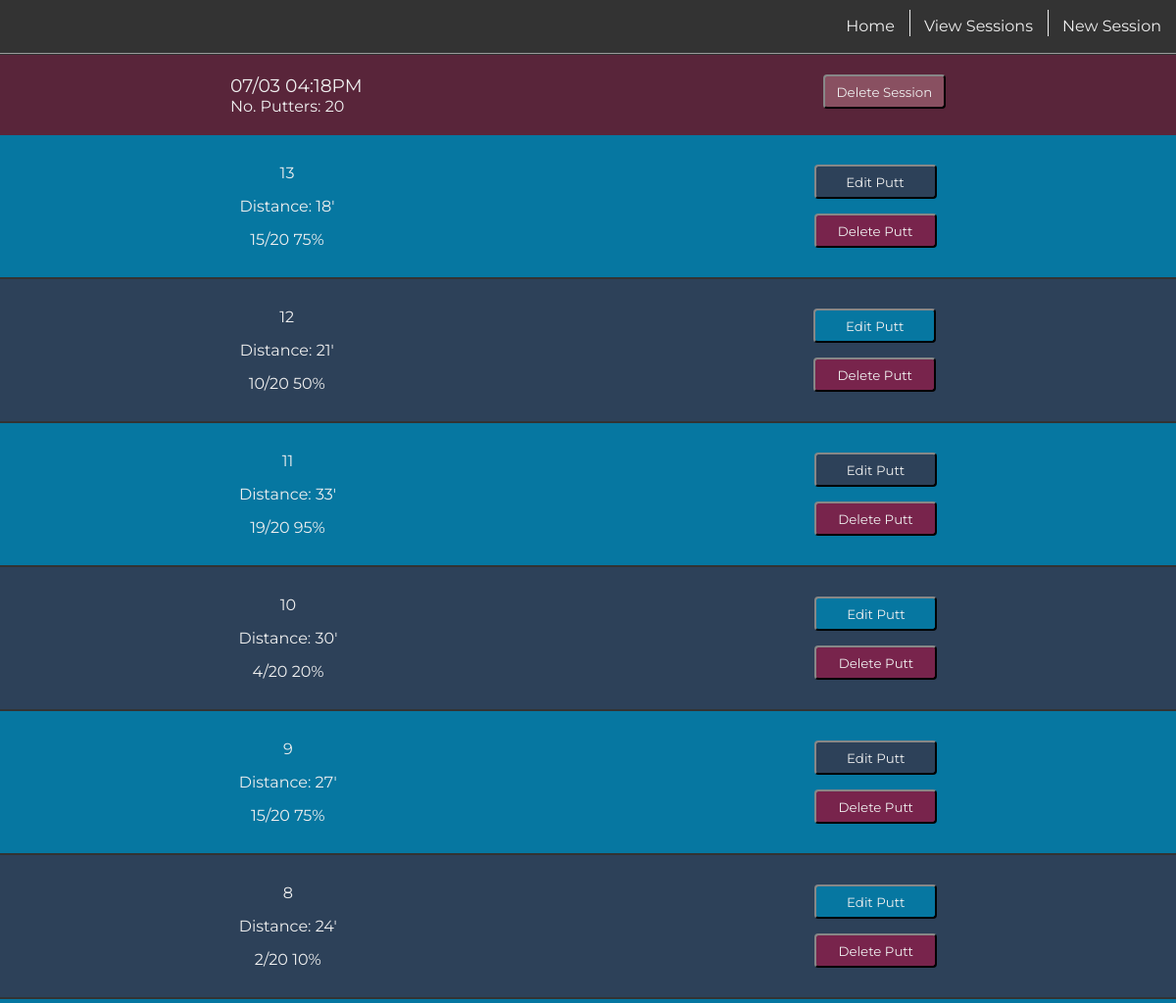
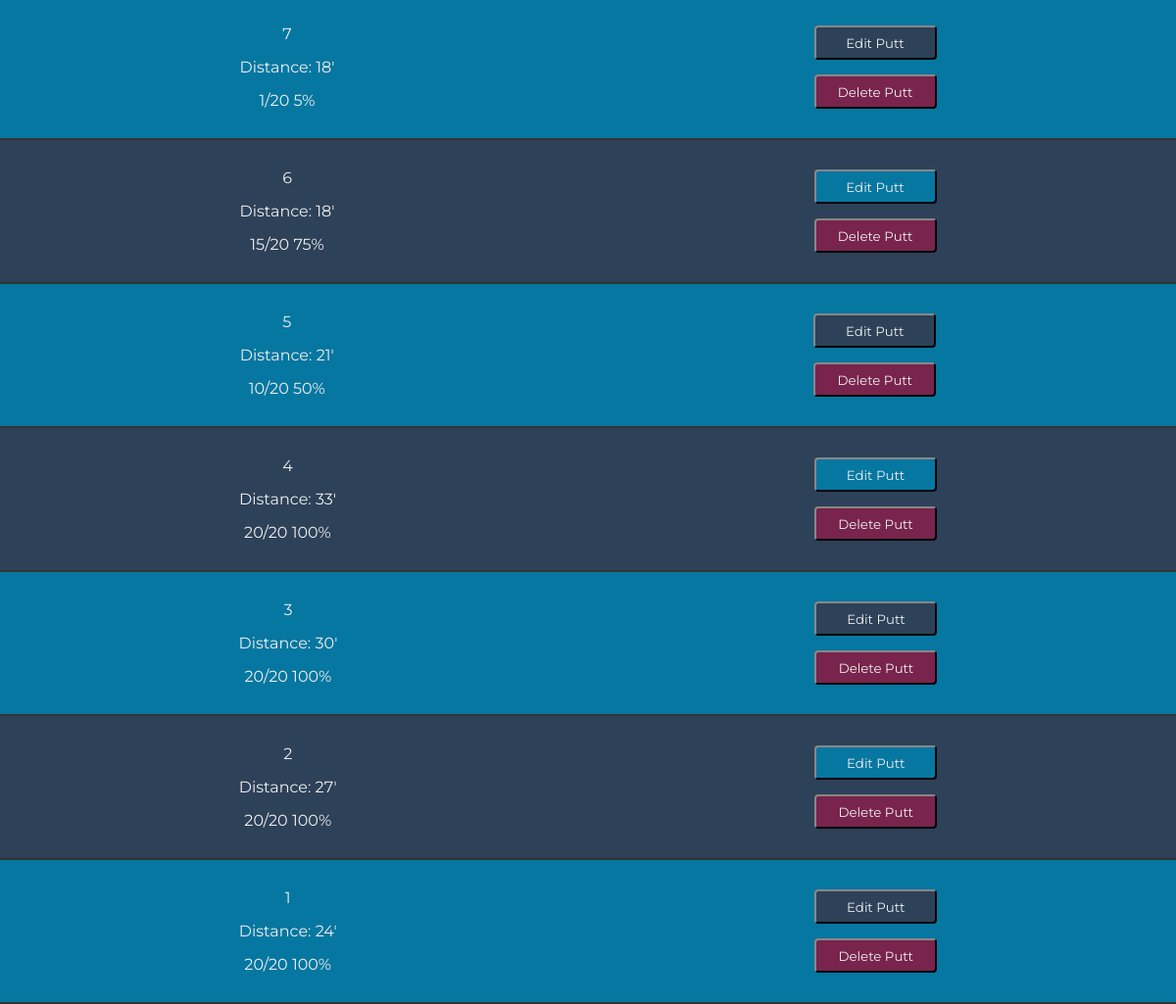
The app's page /puttsesh/view/8 (signed in) with its own data (2 pictures, top to bottom).
### model.py (models this page shows)
class PuttSesh(Model):
    user = ForeignKeyField(User, field=User.username, on_delete='CASCADE')
    date = DateTimeField()
    no_putters = IntegerField()
    class Meta:
        database = db

class Putt(Model):
    putt_sesh = ForeignKeyField(PuttSesh, on_delete='CASCADE')
    putts_made = IntegerField()
    distance = IntegerField()
    class Meta:
        database = db

### main.py (the view, shortened to what this page needs)
@app.route('/puttsesh/view/<sesh_id>', methods=['GET', 'POST'])
@login_required
def view_puttsesh_single(sesh_id):
    single_session = PuttSesh.select().where(PuttSesh.id == sesh_id).get()
    associated_putts = Putt.select().where(Putt.putt_sesh == single_session)
    return render_template('view_puttsesh_single.jinja2',
                           single_session=single_session,
                           putts=associated_putts)

### main.py (called while the page is built)
def login_required(f):
    @wraps(f)
    def wrap(*args, **kwargs):
        if 'logged_in_user' in session:
            return f(*args, **kwargs)
        else:
            return redirect(url_for('login'))
    return wrap

### templates/view_puttsesh_single.jinja2 (shortened to what this page needs)
{% extends "base.jinja2" %}
{% block content %}
<div class='outer-container puttsesh-container'>
    <div class='view-single-header-container'>
        <div>
            <h3>{{ single_session.date.strftime('%m/%d %I:%M%p') }}</h3>
            <p>No. Putters:
                <span class='no_putters'>{{ single_session.no_putters }}</span>
            </p>
        </div>
        {% if session.get('current_sesh_id') != single_session.id %}
            <div puttsesh-id="{{ single_session.id }}">
                <button class="delete-session-button delete-button">Delete Session</button>
            </div>
        {% endif %}
    </div>
    <div class='putts-container'>
        {% for num in range((putts|length) - 1, -1, -1) %}
            <div class='single-putt-container'>
                <div class='single-putt-info'>
                    <p>{{ num + 1 }}
                    <p>Distance: {{ putts[num].distance }}'</p>
                    <p><span class='putts-made-{{putts[num].id}}'>{{ putts[num].putts_made }}</span>/{{ single_session.no_putters}}
                        {{ ((putts[num].putts_made / single_session.no_putters) * 100) | int }}%
                </div>
                <div class='edit-delete-container'>
                    <div class='putt-edit-container' puttsesh-id="{{ single_session.id }}" putt-id="{{ putts[num].id }}">
                        <button class='edit-button'>Edit Putt</button>
                    </div>
                    <div class='putt-delete-container' puttsesh-id="{{ single_session.id }}" putt-id="{{ putts[num].id }}">
                        <button class="delete-button">Delete Putt</button>
                    </div>
                </div>
            </div>
        {% endfor %}
    </div>
</div>
{% endblock content %}

### static/css/main.css (style rules this page uses)
:root { --main-box-shadow: 1px 1px 3px 0px rgba(51, 51, 51, 0.15); --white-font: #efefef; --dark-grey-font: #333; --grey-font: #666; --light-grey-font: #ddd; --first-color: #59253a; --second-color: #78244c; --third-color: #895061; --fourth-color: #0677a1; --fifth-color: #2d4159; --transition-time: 300ms; --header-padding: 20px 0; --header-left-margin: 0 0 0 8.25vw; }
* { box-sizing: border-box; color: var(--white-font); font-family: 'Montserrat'; font-weight: normal; margin: 0; padding: 0; }
body { background: var(--dark-grey-font); }
.outer-container { align-items: center; display: flex; flex-direction: column; margin: 56px 0 0; }
.puttsesh-container, .new-puttsesh-container { align-items: center; display: flex; flex-direction: column; }
.view-single-header-container { background: var(--first-color); display: flex; justify-content: space-around; padding: var(--header-padding); width: 100%; }
.putts-container { width: 100% }
.single-putt-container { align-items: center; background: var(--fourth-color); border-bottom: solid 2px var(--dark-grey-font); display: flex; justify-content: space-around; padding: 15px 0; transition: 300ms; width: 100%; }
.single-putt-container:nth-child(even) { background: var(--fifth-color); }
.single-putt-info { text-align: center; }
.single-putt-info p { margin: 5px 0; padding: 5px 0; }
.putt-edit-container, .putt-delete-container { margin: 15px 0; }
.delete-button, .edit-button, .delete-session-button { background: var(--second-color); border-radius: 4px; border: outset 2px var(--dark-grey-font); color: var(--white-font); height: 35px; padding: 5px 10px; text-decoration: none; transition: var(--transition-time); width: 125px; }
.delete-session-button { background: var(--third-color); }
.edit-button { background: var(--fifth-color); }
.single-putt-container:nth-child(even) .edit-button { background: var(--fourth-color); }

### records on screen
PuttSesh: date "07/03 04:18PM", no_putters "20", no_putters "20" "20" "20" "20" "20" "20" "20" "20" "20" "20" "20" "20" "20"
Putt: distance "18", putts_made "15", putts_made.no_putters "75"
Putt: distance "21", putts_made "10", putts_made.no_putters "50"
Putt: distance "33", putts_made "19", putts_made.no_putters "95"
Putt: distance "30", putts_made "4", putts_made.no_putters "20"
Putt: distance "27", putts_made "15", putts_made.no_putters "75"
Putt: distance "24", putts_made "2", putts_made.no_putters "10"
Putt: distance "18", putts_made "1", putts_made.no_putters "5"
Putt: distance "18", putts_made "15", putts_made.no_putters "75"
Putt: distance "21", putts_made "10", putts_made.no_putters "50"
Putt: distance "33", putts_made "20", putts_made.no_putters "100"
Putt: distance "30", putts_made "20", putts_made.no_putters "100"
Putt: distance "27", putts_made "20", putts_made.no_putters "100"
Putt: distance "24", putts_made "20", putts_made.no_putters "100"

### other values on screen
{{ num + 1 }} "13" "12" "11" "10" "9" "8" "7" "6" "5" "4" "3" "2" "1"
